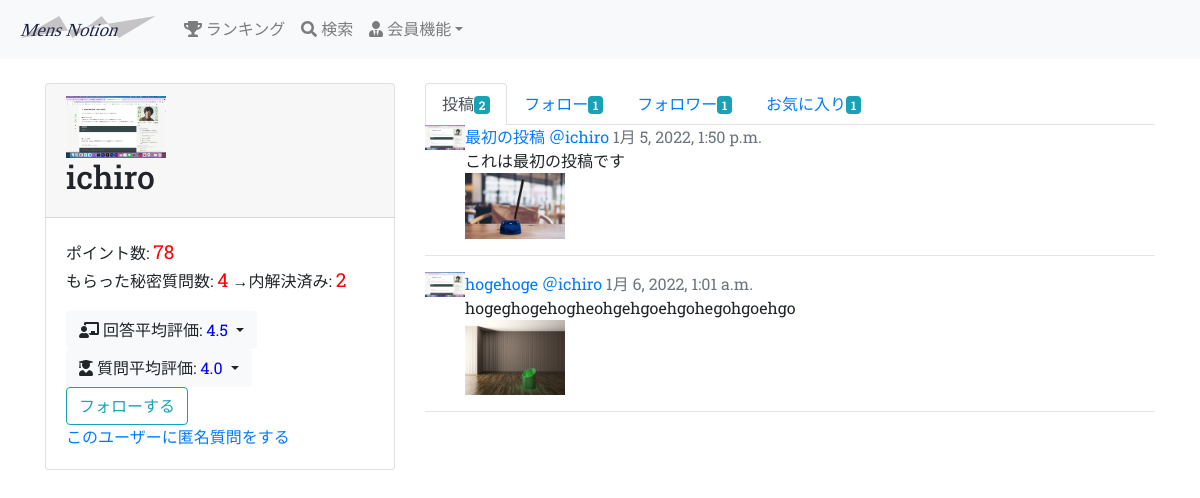
Before: /user/1/ with the older database file.
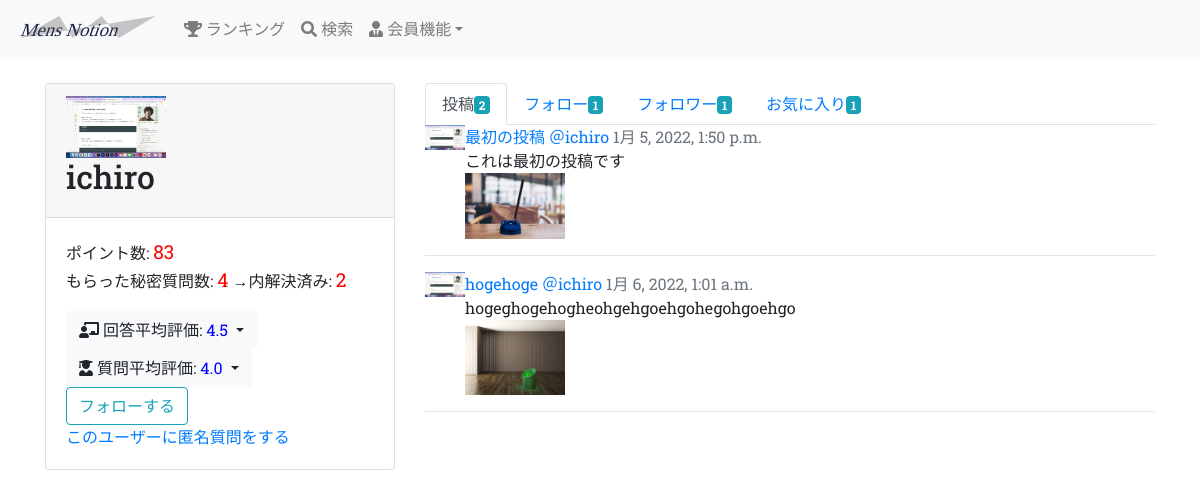
After: the same page with the newer database file.
### groomings/models.py (models this page shows, shortened)
class User(AbstractBaseUser, PermissionsMixin):
    username = models.CharField(max_length=150)
    email = models.EmailField(max_length=255, unique=True)
    image = models.FileField(upload_to='user_image/', null=True, blank=True)
    point = models.IntegerField(default=50, validators=[MinValueValidator(0)])
    follow = models.ManyToManyField(
        'self', blank=True, symmetrical=False, related_name="follower"
    )
    is_active = models.BooleanField(default=True)
    is_staff = models.BooleanField(default=False) # 管理画面にログインできるかどうか
    USERNAME_FIELD = 'email' # このテーブルのレコードを一意に識別
    REQUIRED_FIELDS = ['username'] # スーパーユーザー作成時に入力する(emailとパスワードは必須だからそれ以外で)
    objects = UserManager()
    class Meta:
        db_table = 'user'

### groomings/views.py (the view)
# urls.py: path(r'user/<int:user_id>/', views.user, name = 'user'), # ユーザー個人ページ
def user(request, user_id):
    user = User.objects.get(pk=user_id)
    posts = user.user_post.all()
    eval_as_giver = user.user_give_question.filter(is_active=False).order_by('-created_at')
    eval_as_recipient = user.user_receive_question.filter(is_active=False).order_by('-created_at')
    if request.user.is_authenticated:
        my_follows = request.user.follow.all()
        notifys = Notify.objects.filter(user=request.user).order_by('-created_at')
        return render(request, 'groomings/user.html', context={
            "page_owner": user, "my_follows": my_follows, "posts": posts, "notifys": notifys, "eval_as_giver": eval_as_giver, "eval_as_recipient": eval_as_recipient
            })
    else:
        return render(request, 'groomings/user.html', context={
            "page_owner": user, "posts": posts, "eval_as_giver": eval_as_giver, "eval_as_recipient": eval_as_recipient
            })

### groomings/templatetags/tag_event.py (called while the page is built)
@register.filter(name="count_follow")
def count_follow(user):
    return user.follow.all().count()

@register.filter(name="count_follower")
def count_follwer(user):
    return user.follower.all().count()

@register.filter(name="count_my_post")
def count_my_post(user):
    return user.user_post.all().count()

@register.filter(name="count_my_favo")
def count_my_favo(user):
    return user.user_favo_post.all().count()

@register.filter(name="count_nonactive")
def count_nonactive(user):
    return user.user_receive_question.filter(is_active=False).count()

@register.filter(name="ave_eval_ag")
def ave_eval_ag(questions):
    if questions.count() == 0:
        return "none"
    eval = 0
    for question in questions:
        if question.to_giver_point:
            eval += question.to_giver_point
    return eval / questions.count()

@register.filter(name="ave_eval_ar")
def ave_eval_ar(questions):
    if questions.count() == 0:
        return "none"
    eval = 0
    for question in questions:
        if question.to_recipient_point:
            eval += question.to_recipient_point
    return eval / questions.count()

### groomings/templates/groomings/user.html (shortened to what this page needs)
{% extends "groomings/_user.html" %}
{% load static %}
{% load tag_event %}
{% block posts %}
  <ul class="nav nav-tabs">
    <li class="nav-item"><a href="{% url 'groomings:user' page_owner.id %}" class="nav-link active">投稿<span class="badge badge-info">{{ page_owner | count_my_post }}</span></a></li>
    <li class="nav-item"><a href="{% url 'groomings:followee' page_owner.id %}" class="nav-link">フォロー<span class="badge badge-info">{{ page_owner | count_follow }}</span></a></li>
    <li class="nav-item"><a href="{% url 'groomings:follower' page_owner.id %}" class="nav-link">フォロワー<span class="badge badge-info">{{ page_owner | count_follower }}</span></a></li>
    <li class="nav-item"><a href="{% url 'groomings:user_favo' page_owner.id %}" class="nav-link">お気に入り<span class="badge badge-info">{{ page_owner | count_my_favo }}</span></a></li>
  </ul>
  <ul class="list-unstyled">
    {% for post in posts %}
      <li class="media mb-3 post">
          {% if post.user.image %}
          <img src="{{ post.user.image.url }}" width="40px">
          {% else %}
          <img src="{% static 'static_image/default.png' %}" width="40px">
          {% endif %}
          <div class="media-body">
              <a href="{% url 'groomings:post_detail' post.id %}">{{ post.title }}</a>
              <a href="{% url 'groomings:user' post.user.id %}">＠{{ post.user.username }}</a>
              <span class="text-muted">{{ post.created_at }}</span><br>
              <div>
                  {{ post.text }}
              </div>
              <div class="post_image">
                  {% if post.image1 %}
                  <img src="{{ post.image1.url }}" alt="" width="100px">
                  {% endif %}
              </div>
          </div>
      </li>
      <hr>
    {% endfor %}
  </ul>
{% endblock %}

### groomings/templates/groomings/_user.html (shortened to what this page needs)
{% extends "groomings/base.html" %}
{% load static %}
{% load tag_event %}
{% block content %}
  <div class="row">
    <div class="col-md-4">
      <div class="card">
        <div class="card-header">
          {% if page_owner.image %}
            <img src="{{ page_owner.image.url }}" alt="" width="100px">
          {% else %}
            <img src="{% static 'static_image/default.png' %}" alt="" width="100px">
          {% endif %}
          <h2>{{ page_owner.username }}</h2>
        </div>
        <div class="card-body">
          <p>
            ポイント数: <span class="number">{{ page_owner.point }}</span><br>
            もらった秘密質問数: <span class="number">{{ page_owner.user_receive_question.count }}</span> →内解決済み: <span class="number">{{ page_owner | count_nonactive }}</span>
          </p>
          <div class="dropdown">
            <button type="button" class="btn btn-light dropdown-toggle" data-toggle="dropdown">
              <i class="fas fa-chalkboard-teacher"></i> 回答平均評価: <span class="secret_number">{{ eval_as_recipient | ave_eval_ar }}</span>
            </button>
          </div>
          <div class="dropdown">
            <button type="button" class="btn btn-light dropdown-toggle" data-toggle="dropdown">
              <i class="fas fa-user-graduate"></i> 質問平均評価: <span class="secret_number">{{ eval_as_giver | ave_eval_ag }}</span>
            </button>
          </div>
          {% if page_owner != request.user %}
            {% if page_owner in my_follows %}
            <a href="{% url 'groomings:unfollow' page_owner.id %}" class="btn btn-outline-danger">フォロー解除</a>
            {% else %}
            <a href="{% url 'groomings:follow' page_owner.id %}" class="btn btn-outline-info">フォローする</a>
            {% endif %}
            <br><a href="{% url 'groomings:create_question' page_owner.id %}">このユーザーに匿名質問をする</a>
          {% endif %}
        </div>
      </div>
    </div>
    <div class="col-md-8">
      {% block posts %}{% endblock %}
    </div>
  </div>
{% endblock %}

Changed rows visible on the page:
changed User "ichiro": point "78" → "83"
